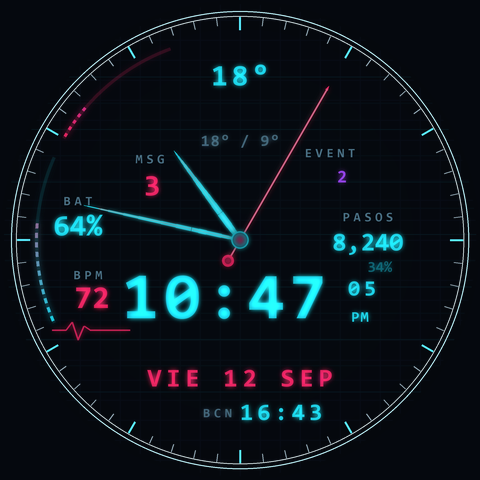
#> input picture design/out/preview_full.png, 480 x 480 px
$ python showcase.py
#> lines starting #> are read from the running program, lines starting #| are printed output that depends on the picture
"""Composes the showcase image: interactive face + always-on (ambient) view."""
import os
from PIL import Image, ImageDraw, ImageFont

OUT = os.path.join(os.path.dirname(os.path.abspath(__file__)), "out")
S = 480
PAD = 26
BG = (12, 15, 20)

face = Image.open(os.path.join(OUT, "preview_full.png")).convert("RGB")
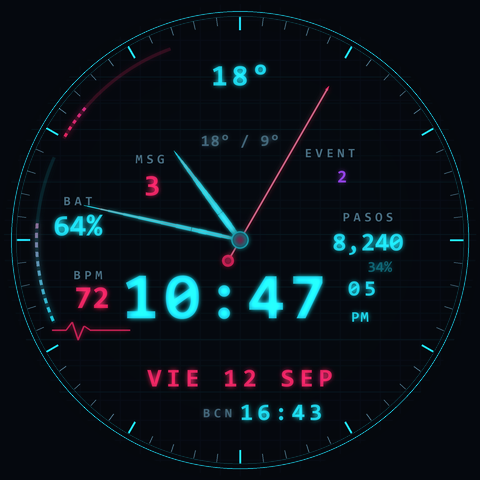
#> face: PIL image 480x480 RGB; mean R, G, B 9.4, 18.5, 25.6
amb = Image.open(os.path.join(OUT, "preview_ambient.png")).convert("RGB")
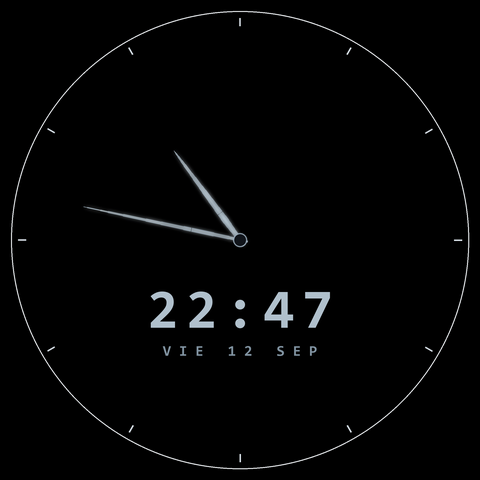
#> input picture design/out/preview_ambient.png, 480 x 480 px

W = S * 2 + PAD * 3
H = S + PAD * 2 + 34
canvas = Image.new("RGB", (W, H), BG)
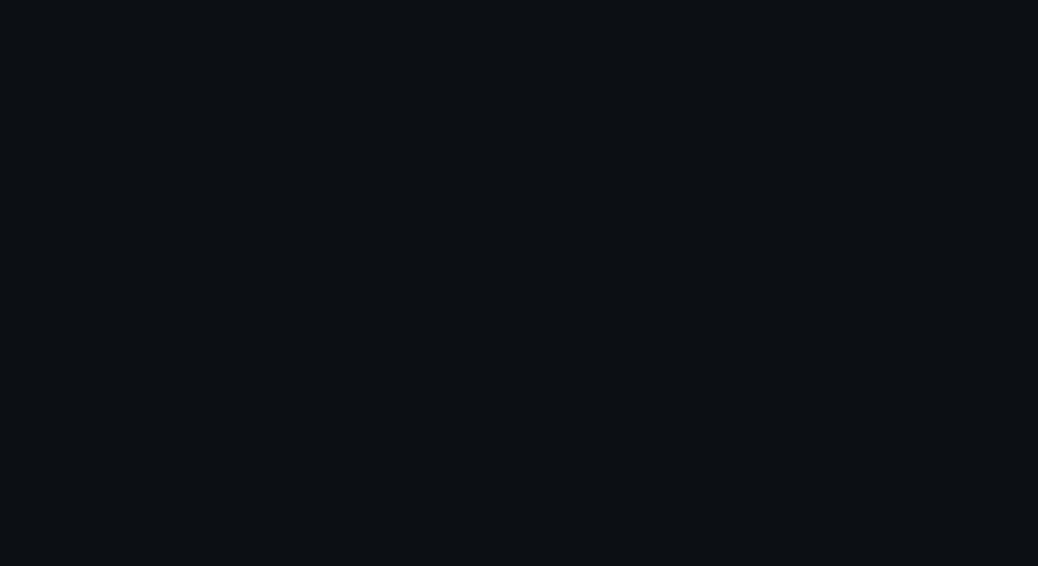
#> canvas: PIL image 1038x566 RGB; mean R, G, B 12, 15, 20
canvas.paste(face, (PAD, PAD))
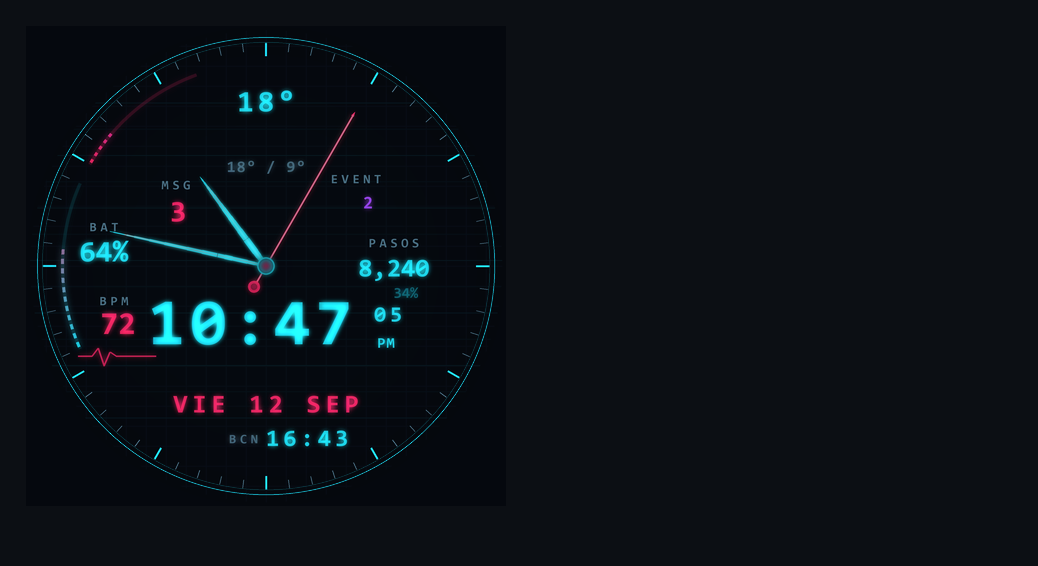
#> canvas: PIL image 1038x566 RGB; mean R, G, B 11, 16.4, 22.2
canvas.paste(amb, (PAD * 2 + S, PAD))

d = ImageDraw.Draw(canvas)
try:
    f = ImageFont.truetype(r"C:\Windows\Fonts\consola.ttf", 15)
except OSError:
    f = ImageFont.load_default()
d.text((PAD, H - 26), "NEON GRID  /  MODO NORMAL", font=f, fill=(120, 160, 180))
d.text((PAD * 2 + S, H - 26), "MODO AMBIENTE (SIEMPRE ENCENDIDO)", font=f, fill=(120, 160, 180))

path = os.path.join(OUT, "showcase.png")
canvas.save(path, "PNG", optimize=True)
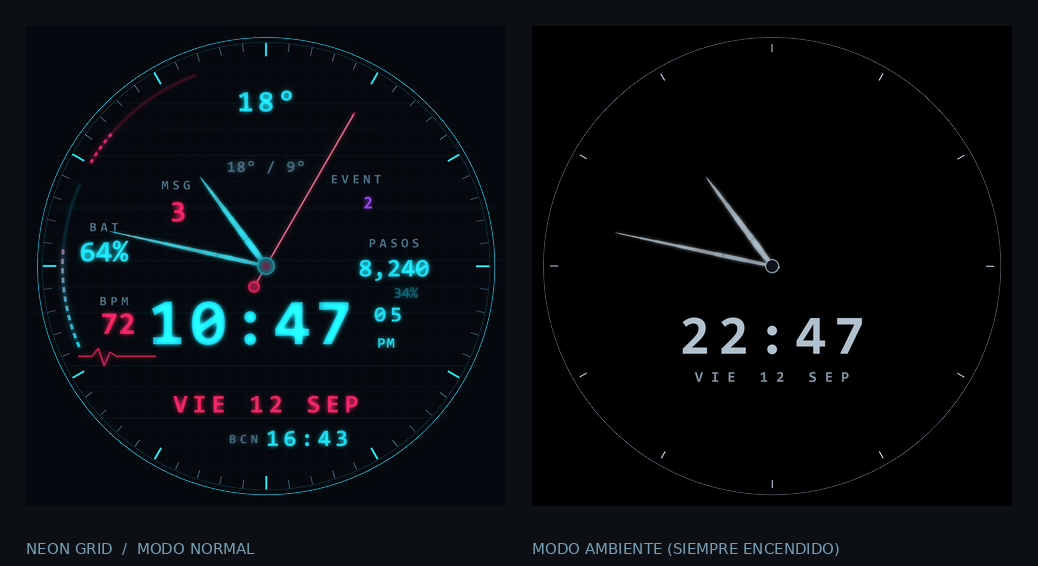
#> saved as showcase.png: PIL image 1038x566 RGB; mean R, G, B 7.7, 12.2, 16.2
print("wrote", path, canvas.size)
#| wrote design/out/showcase.png (1038, 566)
